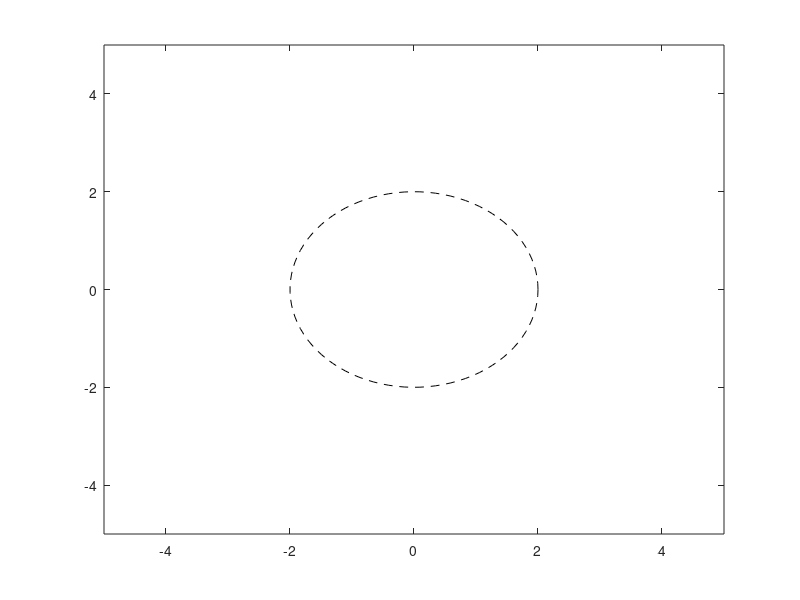

Write the MATLAB code that produced this figure. (Note: this script raises an error after producing the figure.)
clc
clear
close all

% Manipulator parameters
L1 = 1;
L2 = 1;

q_bef = [0; 0; 0; 0];
theta_bef = 0;
qd0 = [0; 0; 0; 0];

% Circle parameters
xcc = 0; % Center X-coordinate of the circle
ycc = 0;   % Center Y-coordinate of the circle
r = 2;    % Radius of the circle

% Plot desired circular path as a dotted line
theta_circle = linspace(0, 2*pi, 100);
x_circle = xcc + r * cos(theta_circle);
y_circle = ycc + r * sin(theta_circle);
plot(x_circle, y_circle, 'k--');
axis([-5 5 -5 5])
hold on;

% Control gains
K = 70;     % Gain

te = 7;    % Total time
dt = 0.01; % Time step
t = 0:dt:te;

path = zeros(length(t), 2);

path_x = [];
path_y = [];

% Rectangle (car) dimensions
car_length = 1;   % Length of the car
car_width = 0.5;  % Width of the car
half_length = car_length / 2;
half_width = car_width / 2;

for i = 1:length(t)
    x = q_bef(3);
    y = q_bef(4);
    theta = theta_bef;

    xd = xcc + r * cos(t(i));
    yd = ycc + r * sin(t(i));
    xdotd = -r * sin(t(i));
    ydotd = r * cos(t(i));

    p0 = [x; y; 0];
    [p1, p2] = ForKin(p0, q_bef);

    % Jacobian car
    Jb = [cos(theta), 0;
         sin(theta), 0;
         0,          1];
    Jm = Jacob(q_bef);

    JNMM = [Jm Jb];

    e2 = [xd; yd; 0] - p0;
    e_angle = atan2(e2(2), e2(1)) - theta; % Angle to goal

    e = [xd; yd] - p2(1:2);

    rd = [xdotd; ydotd; 0] + K*[e;e_angle];

    qd = pinv(JNMM)*rd + (eye(4) - pinv(JNMM)*JNMM)*qd0;

    % Update joint positions
    q = q_bef + qd * dt;

    % forward kinematics
    [p1, p2] = ForKin(p0, q);

    tt = Jb*q(3:4);
    theta_bef = theta_bef + tt(3)*dt;

    path_x = [path_x; p2(1)];
    path_y = [path_y; p2(2)];

    % Record path
    path(i, :) = q_bef(3:4)';

    % Plot the path up to the current position
    clf; % Clear figure
    hold on;
    grid on;
    axis([-5 5 -5 5])
    plot(x_circle, y_circle, 'k--'); % Desired path (circle)
    plot(path_x, path_y, 'r-', 'LineWidth', 1); % Actual end-effector path

    % Plot the manipulator links
    plot([p0(1) p1(1)], [p0(2) p1(2)], 'b-', 'LineWidth', 2); % Link 1
    plot([p1(1) p2(1)], [p1(2) p2(2)], 'b-', 'LineWidth', 2); % Link 2

    % Plot joints
    plot(p0(1), p0(2), 'ko', 'MarkerSize', 5, 'MarkerFaceColor', 'k'); % Base joint
    plot(p1(1), p1(2), 'ko', 'MarkerSize', 5, 'MarkerFaceColor', 'k'); % Joint 1
    plot(p2(1), p2(2), 'ko', 'MarkerSize', 5, 'MarkerFaceColor', 'k'); % Joint 2

    % Define rectangle corners before rotation (relative to center)
    rect_corners = [-half_length, -half_width;
                    -half_length,  half_width;
                     half_length,  half_width;
                     half_length, -half_width;
                    -half_length, -half_width]; % To close the rectangle

    R = [cos(theta), -sin(theta);
         sin(theta),  cos(theta)];

    % Rotate and translate rectangle to the position p0
    rect_rotated = (R * rect_corners')';
    rect_translated = rect_rotated + [p0(1), p0(2)];

    % Plot the rectangle (car)
    fill(rect_translated(:,1), rect_translated(:,2), 'g', 'FaceAlpha', 0.5);
    plot(rect_translated(:,1), rect_translated(:,2), 'k-', 'LineWidth', 2);

    title('2-Link Manipulator Moving Along a Circle');
    xlabel('X Position');
    ylabel('Y Position');
    drawnow;

    q_bef = q;

end
